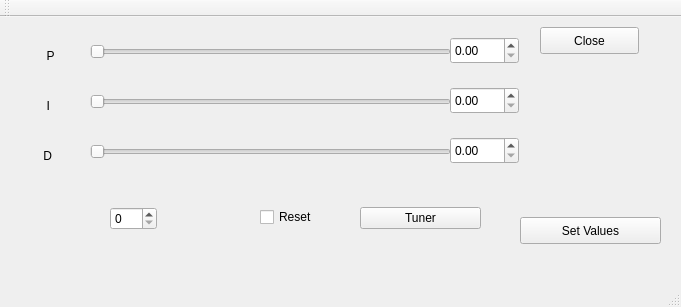
<?xml version="1.0" encoding="UTF-8"?>
<ui version="4.0">
 <class>MainWindow</class>
 <widget class="QMainWindow" name="MainWindow">
  <property name="geometry">
   <rect>
    <x>0</x>
    <y>0</y>
    <width>681</width>
    <height>307</height>
   </rect>
  </property>
  <property name="windowTitle">
   <string>MainWindow</string>
  </property>
  <widget class="QWidget" name="centralWidget">
   <widget class="QSlider" name="horizontalSlider">
    <property name="geometry">
     <rect>
      <x>90</x>
      <y>20</y>
      <width>361</width>
      <height>29</height>
     </rect>
    </property>
    <property name="orientation">
     <enum>Qt::Horizontal</enum>
    </property>
   </widget>
   <widget class="QSlider" name="horizontalSlider_2">
    <property name="geometry">
     <rect>
      <x>90</x>
      <y>70</y>
      <width>361</width>
      <height>29</height>
     </rect>
    </property>
    <property name="orientation">
     <enum>Qt::Horizontal</enum>
    </property>
   </widget>
   <widget class="QSlider" name="horizontalSlider_3">
    <property name="geometry">
     <rect>
      <x>90</x>
      <y>120</y>
      <width>361</width>
      <height>29</height>
     </rect>
    </property>
    <property name="orientation">
     <enum>Qt::Horizontal</enum>
    </property>
   </widget>
   <widget class="QLabel" name="label">
    <property name="geometry">
     <rect>
      <x>10</x>
      <y>30</y>
      <width>67</width>
      <height>17</height>
     </rect>
    </property>
    <property name="text">
     <string>           P</string>
    </property>
   </widget>
   <widget class="QLabel" name="label_2">
    <property name="geometry">
     <rect>
      <x>10</x>
      <y>80</y>
      <width>67</width>
      <height>17</height>
     </rect>
    </property>
    <property name="text">
     <string>           I</string>
    </property>
   </widget>
   <widget class="QLabel" name="label_3">
    <property name="geometry">
     <rect>
      <x>10</x>
      <y>130</y>
      <width>67</width>
      <height>17</height>
     </rect>
    </property>
    <property name="text">
     <string>          D</string>
    </property>
   </widget>
   <widget class="QPushButton" name="pushButton">
    <property name="geometry">
     <rect>
      <x>540</x>
      <y>10</y>
      <width>99</width>
      <height>27</height>
     </rect>
    </property>
    <property name="text">
     <string>Close</string>
    </property>
   </widget>
   <widget class="QPushButton" name="pushButton_2">
    <property name="geometry">
     <rect>
      <x>520</x>
      <y>200</y>
      <width>141</width>
      <height>27</height>
     </rect>
    </property>
    <property name="text">
     <string>Set Values</string>
    </property>
   </widget>
   <widget class="QDoubleSpinBox" name="doubleSpinBox">
    <property name="geometry">
     <rect>
      <x>450</x>
      <y>120</y>
      <width>69</width>
      <height>27</height>
     </rect>
    </property>
   </widget>
   <widget class="QDoubleSpinBox" name="doubleSpinBox_2">
    <property name="geometry">
     <rect>
      <x>450</x>
      <y>70</y>
      <width>69</width>
      <height>27</height>
     </rect>
    </property>
   </widget>
   <widget class="QDoubleSpinBox" name="doubleSpinBox_3">
    <property name="geometry">
     <rect>
      <x>450</x>
      <y>20</y>
      <width>69</width>
      <height>27</height>
     </rect>
    </property>
   </widget>
   <widget class="QCheckBox" name="ResetButton">
    <property name="geometry">
     <rect>
      <x>260</x>
      <y>190</y>
      <width>85</width>
      <height>20</height>
     </rect>
    </property>
    <property name="text">
     <string>Reset</string>
    </property>
   </widget>
   <widget class="QSpinBox" name="joint_select">
    <property name="geometry">
     <rect>
      <x>110</x>
      <y>190</y>
      <width>47</width>
      <height>23</height>
     </rect>
    </property>
   </widget>
   <widget class="QPushButton" name="advanced">
    <property name="geometry">
     <rect>
      <x>360</x>
      <y>190</y>
      <width>121</width>
      <height>22</height>
     </rect>
    </property>
    <property name="text">
     <string>Tuner</string>
    </property>
   </widget>
  </widget>
  <widget class="QMenuBar" name="menuBar">
   <property name="geometry">
    <rect>
     <x>0</x>
     <y>0</y>
     <width>681</width>
     <height>19</height>
    </rect>
   </property>
  </widget>
  <widget class="QToolBar" name="mainToolBar">
   <attribute name="toolBarArea">
    <enum>TopToolBarArea</enum>
   </attribute>
   <attribute name="toolBarBreak">
    <bool>false</bool>
   </attribute>
  </widget>
  <widget class="QStatusBar" name="statusBar"/>
 </widget>
 <layoutdefault spacing="6" margin="11"/>
 <resources/>
 <connections>
  <connection>
   <sender>pushButton</sender>
   <signal>clicked()</signal>
   <receiver>MainWindow</receiver>
   <slot>close()</slot>
   <hints>
    <hint type="sourcelabel">
     <x>575</x>
     <y>59</y>
    </hint>
    <hint type="destinationlabel">
     <x>680</x>
     <y>165</y>
    </hint>
   </hints>
  </connection>
 </connections>
</ui>
